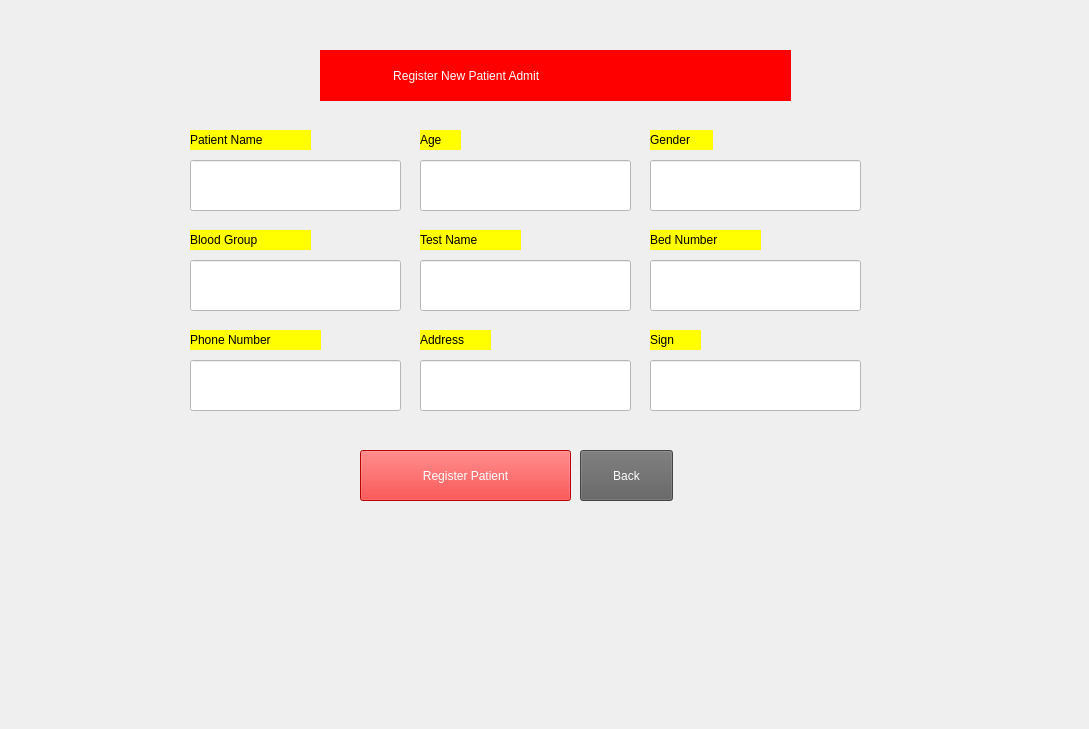
    <widget class="QWidget" name="NAPD">
     <widget class="QLabel" name="label_3">
      <property name="geometry">
       <rect>
        <x>0</x>
        <y>0</y>
        <width>1080</width>
        <height>720</height>
       </rect>
      </property>
      <property name="styleSheet">
       <string notr="true">image: url(:/res/BG.jpg);</string>
      </property>
      <property name="text">
       <string/>
      </property>
     </widget>
     <widget class="QLineEdit" name="PatientN">
      <property name="geometry">
       <rect>
        <x>190</x>
        <y>160</y>
        <width>211</width>
        <height>51</height>
       </rect>
      </property>
      <property name="styleSheet">
       <string notr="true">background-color: rgb(255, 255, 255);</string>
      </property>
     </widget>
     <widget class="QLineEdit" name="Age">
      <property name="geometry">
       <rect>
        <x>420</x>
        <y>160</y>
        <width>211</width>
        <height>51</height>
       </rect>
      </property>
      <property name="styleSheet">
       <string notr="true">background-color: rgb(255, 255, 255);</string>
      </property>
     </widget>
     <widget class="QLineEdit" name="Gender">
      <property name="geometry">
       <rect>
        <x>650</x>
        <y>160</y>
        <width>211</width>
        <height>51</height>
       </rect>
      </property>
      <property name="styleSheet">
       <string notr="true">background-color: rgb(255, 255, 255);</string>
      </property>
     </widget>
     <widget class="QLabel" name="P_Name">
      <property name="geometry">
       <rect>
        <x>190</x>
        <y>130</y>
        <width>121</width>
        <height>20</height>
       </rect>
      </property>
      <property name="styleSheet">
       <string notr="true">color: rgb(0, 0, 0);
background-color: rgb(255, 255, 0);
font: 700 12pt &quot;Kalpurush&quot;;
</string>
      </property>
      <property name="text">
       <string>Patient Name</string>
      </property>
     </widget>
     <widget class="QLabel" name="Blood_G">
      <property name="geometry">
       <rect>
        <x>190</x>
        <y>230</y>
        <width>121</width>
        <height>20</height>
       </rect>
      </property>
      <property name="styleSheet">
       <string notr="true">color: rgb(0, 0, 0);
background-color: rgb(255, 255, 0);
font: 700 12pt &quot;Kalpurush&quot;;
</string>
      </property>
      <property name="text">
       <string>Blood Group</string>
      </property>
     </widget>
     <widget class="QLabel" name="P_age">
      <property name="geometry">
       <rect>
        <x>420</x>
        <y>130</y>
        <width>41</width>
        <height>20</height>
       </rect>
      </property>
      <property name="styleSheet">
       <string notr="true">color: rgb(0, 0, 0);
background-color: rgb(255, 255, 0);
font: 700 12pt &quot;Kalpurush&quot;;
</string>
      </property>
      <property name="text">
       <string>Age</string>
      </property>
     </widget>
     <widget class="QLabel" name="P_gender">
      <property name="geometry">
       <rect>
        <x>650</x>
        <y>130</y>
        <width>63</width>
        <height>20</height>
       </rect>
      </property>
      <property name="styleSheet">
       <string notr="true">color: rgb(0, 0, 0);
background-color: rgb(255, 255, 0);
font: 700 12pt &quot;Kalpurush&quot;;
</string>
      </property>
      <property name="text">
       <string>Gender</string>
      </property>
     </widget>
     <widget class="QLabel" name="Test">
      <property name="geometry">
       <rect>
        <x>420</x>
        <y>230</y>
        <width>101</width>
        <height>20</height>
       </rect>
      </property>
      <property name="styleSheet">
       <string notr="true">color: rgb(0, 0, 0);
background-color: rgb(255, 255, 0);
font: 700 12pt &quot;Kalpurush&quot;;
</string>
      </property>
      <property name="text">
       <string>Test Name</string>
      </property>
     </widget>
     <widget class="QLabel" name="P_number">
      <property name="geometry">
       <rect>
        <x>190</x>
        <y>330</y>
        <width>131</width>
        <height>20</height>
       </rect>
      </property>
      <property name="styleSheet">
       <string notr="true">color: rgb(0, 0, 0);
background-color: rgb(255, 255, 0);
font: 700 12pt &quot;Kalpurush&quot;;
</string>
      </property>
      <property name="text">
       <string>Phone Number</string>
      </property>
     </widget>
     <widget class="QLineEdit" name="BloodGroup">
      <property name="geometry">
       <rect>
        <x>190</x>
        <y>260</y>
        <width>211</width>
        <height>51</height>
       </rect>
      </property>
      <property name="styleSheet">
       <string notr="true">background-color: rgb(255, 255, 255);</string>
      </property>
     </widget>
     <widget class="QLineEdit" name="Test_name">
      <property name="geometry">
       <rect>
        <x>420</x>
        <y>260</y>
        <width>211</width>
        <height>51</height>
       </rect>
      </property>
      <property name="styleSheet">
       <string notr="true">background-color: rgb(255, 255, 255);</string>
      </property>
     </widget>
     <widget class="QLineEdit" name="Phone">
      <property name="geometry">
       <rect>
        <x>650</x>
        <y>260</y>
        <width>211</width>
        <height>51</height>
       </rect>
      </property>
      <property name="styleSheet">
       <string notr="true">background-color: rgb(255, 255, 255);</string>
      </property>
     </widget>
     <widget class="QLabel" name="Address">
      <property name="geometry">
       <rect>
        <x>420</x>
        <y>330</y>
        <width>71</width>
        <height>20</height>
       </rect>
      </property>
      <property name="styleSheet">
       <string notr="true">color: rgb(0, 0, 0);
background-color: rgb(255, 255, 0);
font: 700 12pt &quot;Kalpurush&quot;;
</string>
      </property>
      <property name="text">
       <string>Address</string>
      </property>
     </widget>
     <widget class="QLineEdit" name="P_address">
      <property name="geometry">
       <rect>
        <x>190</x>
        <y>360</y>
        <width>211</width>
        <height>51</height>
       </rect>
      </property>
      <property name="styleSheet">
       <string notr="true">background-color: rgb(255, 255, 255);</string>
      </property>
     </widget>
     <widget class="QLabel" name="bednumber">
      <property name="geometry">
       <rect>
        <x>650</x>
        <y>230</y>
        <width>111</width>
        <height>20</height>
       </rect>
      </property>
      <property name="styleSheet">
       <string notr="true">color: rgb(0, 0, 0);
background-color: rgb(255, 255, 0);
font: 700 12pt &quot;Kalpurush&quot;;
</string>
      </property>
      <property name="text">
       <string>Bed Number</string>
      </property>
     </widget>
     <widget class="QLineEdit" name="address">
      <property name="geometry">
       <rect>
        <x>420</x>
        <y>360</y>
        <width>211</width>
        <height>51</height>
       </rect>
      </property>
      <property name="styleSheet">
       <string notr="true">background-color: rgb(255, 255, 255);</string>
      </property>
     </widget>
     <widget class="QLabel" name="Sign">
      <property name="geometry">
       <rect>
        <x>650</x>
        <y>330</y>
        <width>51</width>
        <height>20</height>
       </rect>
      </property>
      <property name="styleSheet">
       <string notr="true">color: rgb(0, 0, 0);
background-color: rgb(255, 255, 0);
font: 700 12pt &quot;Kalpurush&quot;;
</string>
      </property>
      <property name="text">
       <string>Sign</string>
      </property>
     </widget>
     <widget class="QLineEdit" name="Sign_2">
      <property name="geometry">
       <rect>
        <x>650</x>
        <y>360</y>
        <width>211</width>
        <height>51</height>
       </rect>
      </property>
      <property name="styleSheet">
       <string notr="true">background-color: rgb(255, 255, 255);</string>
      </property>
     </widget>
     <widget class="QPushButton" name="regadmitbtn">
      <property name="geometry">
       <rect>
        <x>360</x>
        <y>450</y>
        <width>211</width>
        <height>51</height>
       </rect>
      </property>
      <property name="styleSheet">
       <string notr="true">font: 700 12pt &quot;Kalpurush&quot;;
color: rgb(255, 255, 255);
background-color: rgb(255, 0, 0);</string>
      </property>
      <property name="text">
       <string>Register Patient</string>
      </property>
     </widget>
     <widget class="QPushButton" name="Back_2">
      <property name="geometry">
       <rect>
        <x>580</x>
        <y>450</y>
        <width>93</width>
        <height>51</height>
       </rect>
      </property>
      <property name="styleSheet">
       <string notr="true">font: 12pt &quot;Kalpurush&quot;;
color: rgb(255, 255, 255);
background-color: rgb(95, 95, 95);</string>
      </property>
      <property name="text">
       <string>Back</string>
      </property>
     </widget>
     <widget class="QLabel" name="label_23">
      <property name="geometry">
       <rect>
        <x>320</x>
        <y>50</y>
        <width>471</width>
        <height>51</height>
       </rect>
      </property>
      <property name="styleSheet">
       <string notr="true">background-color: rgb(255, 0, 0);
color: rgb(255, 255, 255);
font: 700 14pt &quot;Times New Roman&quot;;</string>
      </property>
      <property name="text">
       <string>                      Register New Patient Admit</string>
      </property>
     </widget>
    </widget>
